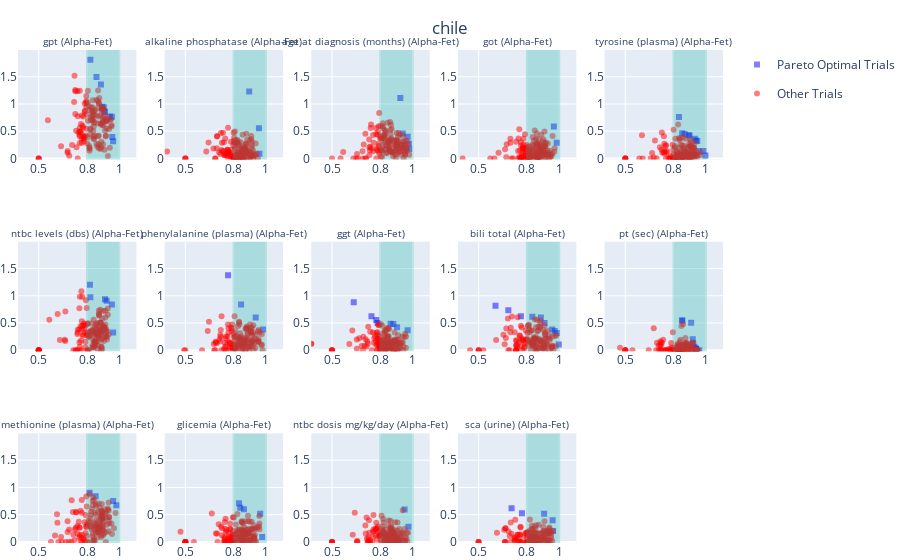
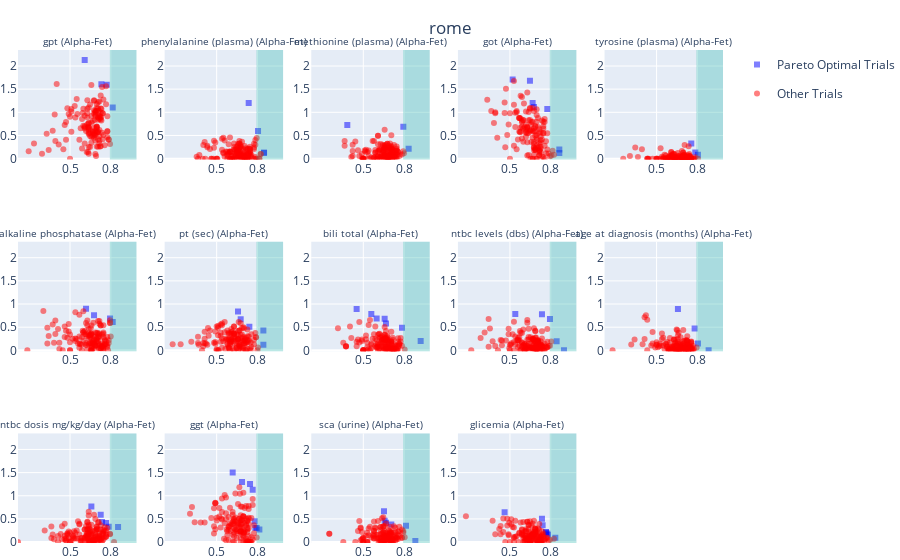
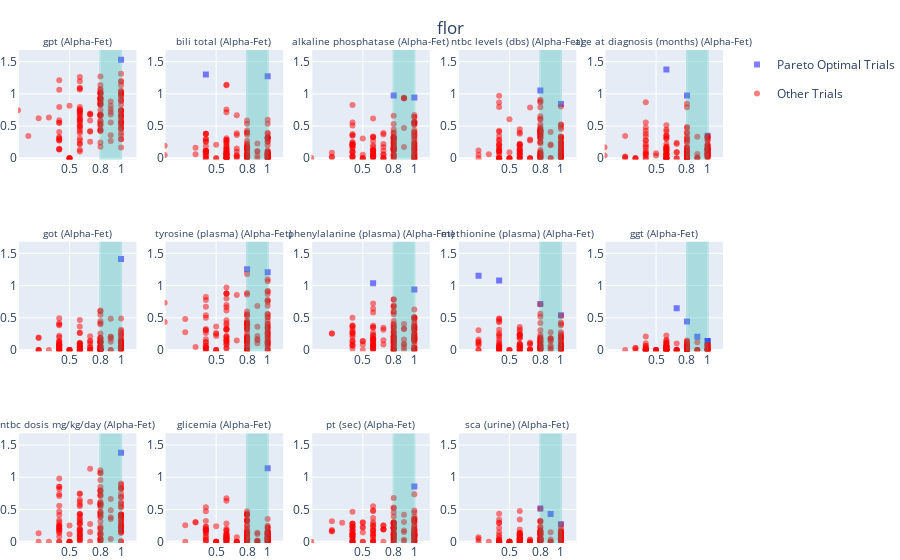

Source (notebook cell) for these figures, in order:
### Code cell
plot_all_studies(chile, .8, 0, 'chile')
plot_all_studies(rome, .8, 0, 'rome') 
plot_all_studies(flor, .8, 0, 'flor')
